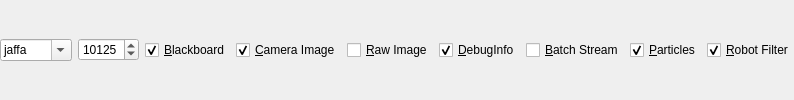
<?xml version="1.0" encoding="UTF-8"?>
<ui version="4.0">
 <class>ConnectionBar</class>
 <widget class="QDockWidget" name="ConnectionBar">
  <property name="allowedAreas">
   <set>Qt::BottomDockWidgetArea|Qt::TopDockWidgetArea</set>
  </property>
  <property name="windowTitle">
   <string>Connect to ...</string>
  </property>
  <widget class="QWidget" name="connectionBarContents">
   <layout class="QHBoxLayout" name="horizontalLayout">
    <property name="margin">
     <number>0</number>
    </property>
    <item>
     <widget class="QComboBox" name="cbHost">
      <property name="toolTip">
       <string>Hostname or IP to connect to</string>
      </property>
      <property name="editable">
       <bool>true</bool>
      </property>
      <item>
       <property name="text">
        <string>jaffa</string>
       </property>
      </item>
      <item>
       <property name="text">
        <string>jarlaxle</string>
       </property>
      </item>
      <item>
       <property name="text">
        <string>joule</string>
       </property>
      </item>
      <item>
       <property name="text">
        <string>journey</string>
       </property>
      </item>
      <item>
       <property name="text">
        <string>joy</string>
       </property>
      </item>
      <item>
       <property name="text">
        <string>jarvis</string>
       </property>
      </item>
      <item>
       <property name="text">
        <string>jupiter</string>
       </property>
      </item>
      <item>
       <property name="text">
        <string>jedha</string>
       </property>
      </item>
     </widget>
    </item>
    <item>
     <widget class="QSpinBox" name="sbPort">
       <property name="minimum">
         <number>0</number>
       </property>
       <property name="maximum">
         <number>65535</number>
       </property>
       <property name="value">
         <number>10125</number>
       </property>
     </widget>
    </item>
    <item>
     <widget class="QCheckBox" name="cbBlackboard">
      <property name="toolTip">
       <string>Blackboard</string>
      </property>
      <property name="text">
       <string>&amp;Blackboard</string>
      </property>
      <property name="shortcut">
       <string>Alt+B</string>
      </property>
      <property name="checked">
       <bool>true</bool>
      </property>
      <attribute name="buttonGroup">
       <string>bgMasks</string>
      </attribute>
     </widget>
    </item>
    <item>
     <widget class="QCheckBox" name="cbCameraImage">
      <property name="toolTip">
       <string>Camera Image</string>
      </property>
      <property name="text">
       <string>&amp;Camera Image</string>
      </property>
      <property name="shortcut">
       <string>Alt+S</string>
      </property>
      <property name="checked">
       <bool>true</bool>
      </property>
      <attribute name="buttonGroup">
       <string>bgMasks</string>
      </attribute>
     </widget>
    </item>
    <item>
     <widget class="QCheckBox" name="cbRaw">
      <property name="toolTip">
       <string>Raw Image</string>
      </property>
      <property name="text">
       <string>&amp;Raw Image</string>
      </property>
      <property name="shortcut">
       <string>Alt+R</string>
      </property>
      <attribute name="buttonGroup">
       <string>bgMasks</string>
      </attribute>
     </widget>
    </item>
    <item>
     <widget class="QCheckBox" name="cbDebugInfo">
      <property name="text">
       <string>&amp;DebugInfo</string>
      </property>
      <property name="shortcut">
       <string>Alt+D</string>
      </property>
      <property name="checked">
         <bool>true</bool>
      </property>
      <attribute name="buttonGroup">
       <string>bgMasks</string>
      </attribute>
     </widget>
    </item>
    <item>
     <widget class="QCheckBox" name="cbBatch">
      <property name="toolTip">
       <string>Batch Stream</string>
      </property>
      <property name="text">
       <string>&amp;Batch Stream</string>
      </property>
      <property name="shortcut">
       <string>Alt+A</string>
      </property>
      <attribute name="buttonGroup">
       <string>bgMasks</string>
      </attribute>
     </widget>
    </item>
    <item>
     <widget class="QCheckBox" name="cbParticles">
      <property name="text">
       <string>&amp;Particles</string>
      </property>
      <property name="shortcut">
       <string>Alt+P</string>
      </property>
      <property name="checked">
         <bool>true</bool>
      </property>
      <attribute name="buttonGroup">
       <string>bgMasks</string>
      </attribute>
     </widget>
    </item>
    <item>
     <widget class="QCheckBox" name="cbRobotFilter">
        <property name="text">
           <string>&amp;Robot Filter</string>
        </property>
        <property name="shortcut">
           <string>Alt+F</string>
        </property>
        <property name="checked">
           <bool>true</bool>
        </property>
        <attribute name="buttonGroup">
           <string>bgMasks</string>
        </attribute>
     </widget>
    </item>
   </layout>
  </widget>
 </widget>
 <resources/>
 <connections/>
 <buttongroups>
  <buttongroup name="bgMasks">
   <property name="exclusive">
    <bool>false</bool>
   </property>
  </buttongroup>
 </buttongroups>
</ui>
